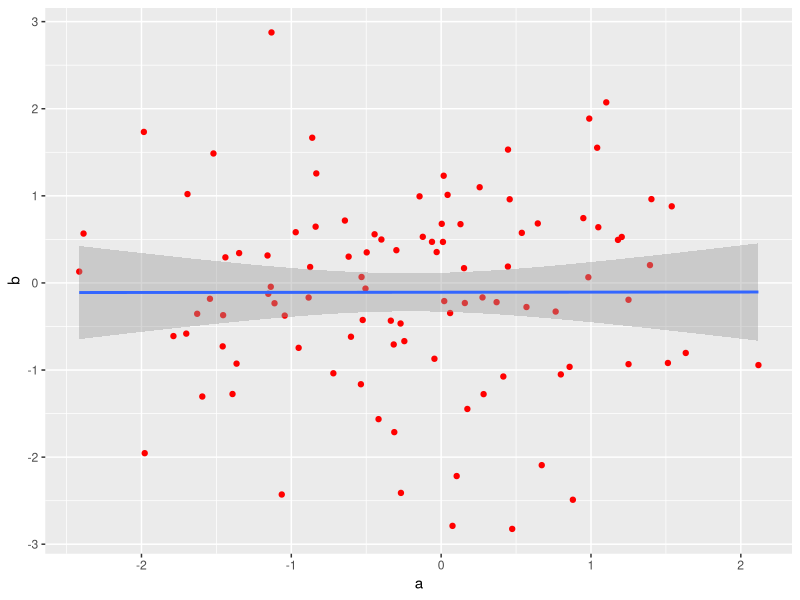
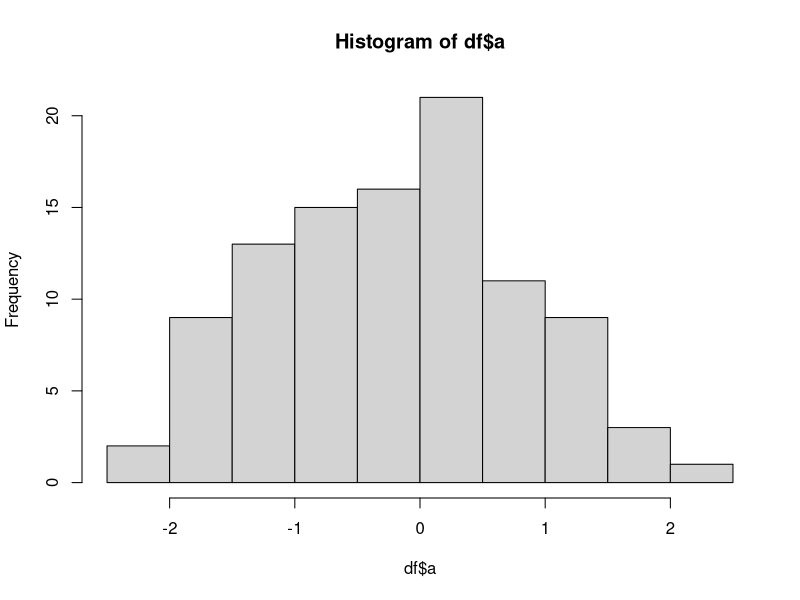
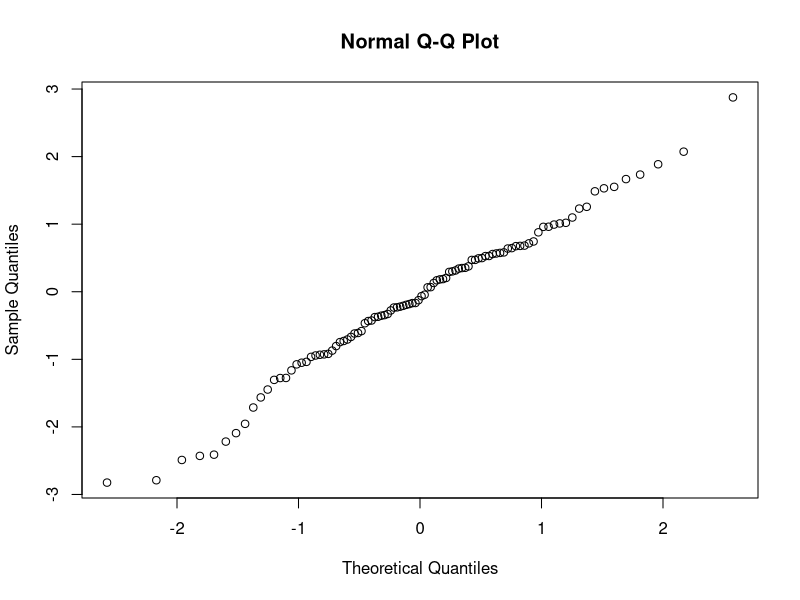

Write R code to recreate these figures, in order.
library("ggplot2")

df <- data.frame(a = rnorm(100), b = rnorm(100))

ggplot(df, aes(a, b)) + geom_point(color = "red") + geom_smooth(method = "lm")

hist(df$a)

qqnorm(df$b)

fit1 <- lm(a ~ b, data = df)
summary(fit1)

